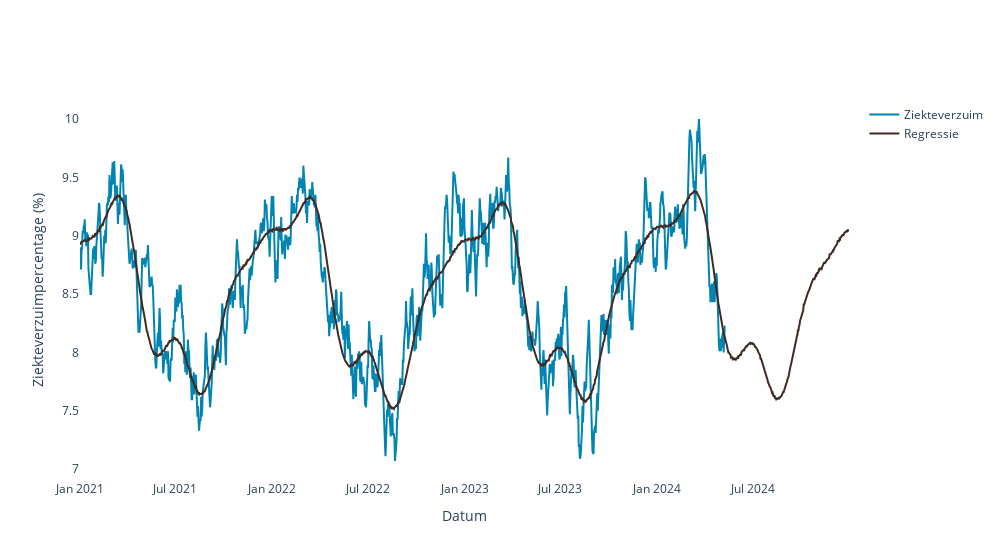

Notebook code cell kept with this figure:
### Markdown cell above
#### Voorspel

Als je een model en de (beste) instellingen gevonden hebt, dan rest uiteraard het genereren van de voorspelling. 
Door het draaien van de onderstaande cel wordt een voorspelling gemaakt tot 1 januari 2025.

### Code cell
voorspelling = voorspel(
    data=data,
    voorspellen_tot_datum='2025-01-01'
)

### Figure 1 — Plotly figure (JSON) as saved in the notebook; plotly's stock layout.template omitted (floating-point values rounded to 4 significant figures; data arrays with more than 128 entries replaced by an {"elided": "..."} marker saying what was removed)
{"data": [{"line": {"color": "#0084B2"}, "mode": "lines", "name": "Ziekteverzuim", "type": "scatter", "x": {"elided": "1461 str values"}, "y": {"elided": "1461 float values"}}, {"line": {"color": "#402a23"}, "mode": "lines", "name": "Regressie", "type": "scatter", "x": {"elided": "1461 str values"}, "y": {"elided": "1461 float values"}}], "layout": {"autosize": false, "paper_bgcolor": "white", "plot_bgcolor": "white", "width": 1000, "xaxis": {"title": {"text": "Datum"}}, "yaxis": {"title": {"text": "Ziekteverzuimpercentage (%)"}}}}
